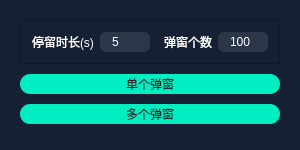
<?xml version="1.0" encoding="UTF-8"?>
<ui version="4.0">
 <class>notifyTestWidgetClass</class>
 <widget class="QWidget" name="notifyTestWidgetClass">
  <property name="geometry">
   <rect>
    <x>0</x>
    <y>0</y>
    <width>300</width>
    <height>150</height>
   </rect>
  </property>
  <property name="minimumSize">
   <size>
    <width>300</width>
    <height>0</height>
   </size>
  </property>
  <property name="maximumSize">
   <size>
    <width>300</width>
    <height>16777215</height>
   </size>
  </property>
  <property name="windowTitle">
   <string>notifyTestWidget</string>
  </property>
  <property name="styleSheet">
   <string notr="true">QWidget
{
	background: #152034;
}

QLabel
{
font-size: 12px;
font-family: 微软雅黑;
color: #FFFFFF;
}

QLineEdit
{
	background: rgba(255,255,255,0.1);
	border-radius: 6px;
	font-size: 12px;
	font-family: 微软雅黑;
	color: rgba(255,255,255,1);
	padding-left:10px;
}

QPushButton
{
background: #01EEC3;
border-radius: 10px;
font-size: 12px;
font-family: 微软雅黑;
color: #212426;
}</string>
  </property>
  <layout class="QVBoxLayout" name="verticalLayout">
   <property name="spacing">
    <number>10</number>
   </property>
   <property name="leftMargin">
    <number>20</number>
   </property>
   <property name="topMargin">
    <number>20</number>
   </property>
   <property name="rightMargin">
    <number>20</number>
   </property>
   <property name="bottomMargin">
    <number>20</number>
   </property>
   <item>
    <widget class="QFrame" name="frame">
     <property name="frameShape">
      <enum>QFrame::StyledPanel</enum>
     </property>
     <property name="frameShadow">
      <enum>QFrame::Raised</enum>
     </property>
     <layout class="QHBoxLayout" name="horizontalLayout">
      <item>
       <widget class="QLabel" name="label">
        <property name="text">
         <string>停留时长(s)</string>
        </property>
       </widget>
      </item>
      <item>
       <widget class="QLineEdit" name="lineEdit_num">
        <property name="minimumSize">
         <size>
          <width>50</width>
          <height>20</height>
         </size>
        </property>
        <property name="maximumSize">
         <size>
          <width>50</width>
          <height>20</height>
         </size>
        </property>
        <property name="text">
         <string>5</string>
        </property>
       </widget>
      </item>
      <item>
       <spacer name="horizontalSpacer">
        <property name="orientation">
         <enum>Qt::Horizontal</enum>
        </property>
        <property name="sizeType">
         <enum>QSizePolicy::Expanding</enum>
        </property>
        <property name="sizeHint" stdset="0">
         <size>
          <width>40</width>
          <height>20</height>
         </size>
        </property>
       </spacer>
      </item>
      <item>
       <widget class="QLabel" name="label_2">
        <property name="text">
         <string>弹窗个数</string>
        </property>
       </widget>
      </item>
      <item>
       <widget class="QLineEdit" name="lineEdit_count">
        <property name="minimumSize">
         <size>
          <width>50</width>
          <height>20</height>
         </size>
        </property>
        <property name="maximumSize">
         <size>
          <width>50</width>
          <height>20</height>
         </size>
        </property>
        <property name="text">
         <string>100</string>
        </property>
       </widget>
      </item>
     </layout>
    </widget>
   </item>
   <item>
    <widget class="QPushButton" name="pushButton_one">
     <property name="minimumSize">
      <size>
       <width>0</width>
       <height>20</height>
      </size>
     </property>
     <property name="maximumSize">
      <size>
       <width>16777215</width>
       <height>20</height>
      </size>
     </property>
     <property name="text">
      <string>单个弹窗</string>
     </property>
    </widget>
   </item>
   <item>
    <widget class="QPushButton" name="pushButton_mul">
     <property name="minimumSize">
      <size>
       <width>0</width>
       <height>20</height>
      </size>
     </property>
     <property name="maximumSize">
      <size>
       <width>16777215</width>
       <height>20</height>
      </size>
     </property>
     <property name="text">
      <string>多个弹窗</string>
     </property>
    </widget>
   </item>
   <item>
    <spacer name="verticalSpacer">
     <property name="orientation">
      <enum>Qt::Vertical</enum>
     </property>
     <property name="sizeHint" stdset="0">
      <size>
       <width>20</width>
       <height>40</height>
      </size>
     </property>
    </spacer>
   </item>
  </layout>
 </widget>
 <layoutdefault spacing="6" margin="11"/>
 <resources/>
 <connections/>
</ui>
